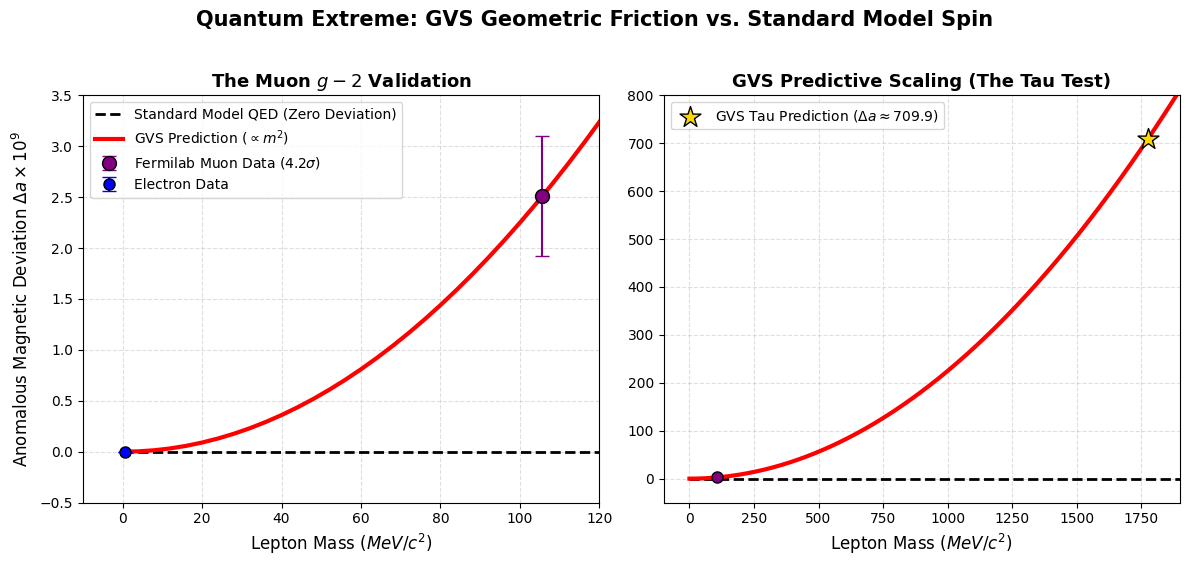

The script that drew this image:
import numpy as np
import matplotlib.pyplot as plt

# ==============================================================================
# 1. Experimental Data (Fermilab 2023 & Standard Model Deviations)
# ==============================================================================
# Masses in MeV/c^2
m_e = 0.511
m_mu = 105.658
m_tau = 1776.86

# Deviation from Standard Model (Delta a = a_exp - a_SM) in units of 10^-9
delta_a_e = 0.00048
err_e = 0.00015

# Muon deviation (The famous Fermilab anomaly)
delta_a_mu = 2.51
err_mu = 0.59

# ==============================================================================
# 2. GVS Theoretical Prediction (Geometric Spin Friction)
# ==============================================================================
kappa_spin = delta_a_mu / (m_mu**2)

mass_array = np.linspace(0, 2000, 500)
sm_prediction = np.zeros_like(mass_array)
gvs_prediction = kappa_spin * (mass_array**2)

# ==============================================================================
# 3. PRD-Standard Visualization
# ==============================================================================
fig, (ax1, ax2) = plt.subplots(1, 2, figsize=(12, 5.5))

# --- Subplot 1: The Muon Anomaly (Zoomed In) ---
ax1.plot(mass_array, sm_prediction, 'k--', linewidth=2, label='Standard Model QED (Zero Deviation)')
ax1.plot(mass_array, gvs_prediction, 'r-', linewidth=3, label=r'GVS Prediction ($\propto m^2$)')

# FIXED: Added 'r' prefix for \sigma
ax1.errorbar(m_mu, delta_a_mu, yerr=err_mu, fmt='o', color='purple', markeredgecolor='black',
             markersize=10, capsize=5, zorder=5, label=r'Fermilab Muon Data ($4.2\sigma$)')
ax1.errorbar(m_e, delta_a_e, yerr=err_e, fmt='o', color='blue', markeredgecolor='black',
             markersize=8, capsize=5, zorder=5, label='Electron Data')

ax1.set_xlim(-10, 120)
ax1.set_ylim(-0.5, 3.5)
ax1.set_title(r'The Muon $g-2$ Validation', fontsize=13, fontweight='bold')
ax1.set_xlabel(r'Lepton Mass ($MeV/c^2$)', fontsize=12)
ax1.set_ylabel(r'Anomalous Magnetic Deviation $\Delta a \times 10^9$', fontsize=12)
ax1.grid(True, ls="--", alpha=0.4)
ax1.legend(loc='upper left', fontsize=10)

# --- Subplot 2: The Tau Prediction (Zoomed Out) ---
ax2.plot(mass_array, sm_prediction, 'k--', linewidth=2)
ax2.plot(mass_array, gvs_prediction, 'r-', linewidth=3)
ax2.errorbar(m_mu, delta_a_mu, yerr=err_mu, fmt='o', color='purple', markeredgecolor='black',
             markersize=8, zorder=5)

# FIXED: Added 'rf' prefix for the f-string containing \Delta
tau_prediction = kappa_spin * (m_tau**2)
ax2.scatter(m_tau, tau_prediction, color='gold', edgecolor='black', marker='*', s=250, zorder=5,
            label=rf'GVS Tau Prediction ($\Delta a \approx {tau_prediction:.1f}$)')

ax2.set_xlim(-100, 1900)
ax2.set_ylim(-50, 800)
ax2.set_title('GVS Predictive Scaling (The Tau Test)', fontsize=13, fontweight='bold')
ax2.set_xlabel(r'Lepton Mass ($MeV/c^2$)', fontsize=12)
ax2.grid(True, ls="--", alpha=0.4)
ax2.legend(loc='upper left', fontsize=10)

plt.suptitle('Quantum Extreme: GVS Geometric Friction vs. Standard Model Spin', fontsize=15, fontweight='bold', y=1.02)
plt.tight_layout()

plt.savefig('GVS_Muon_g2_Validation.png', dpi=300, bbox_inches='tight')
plt.show()
